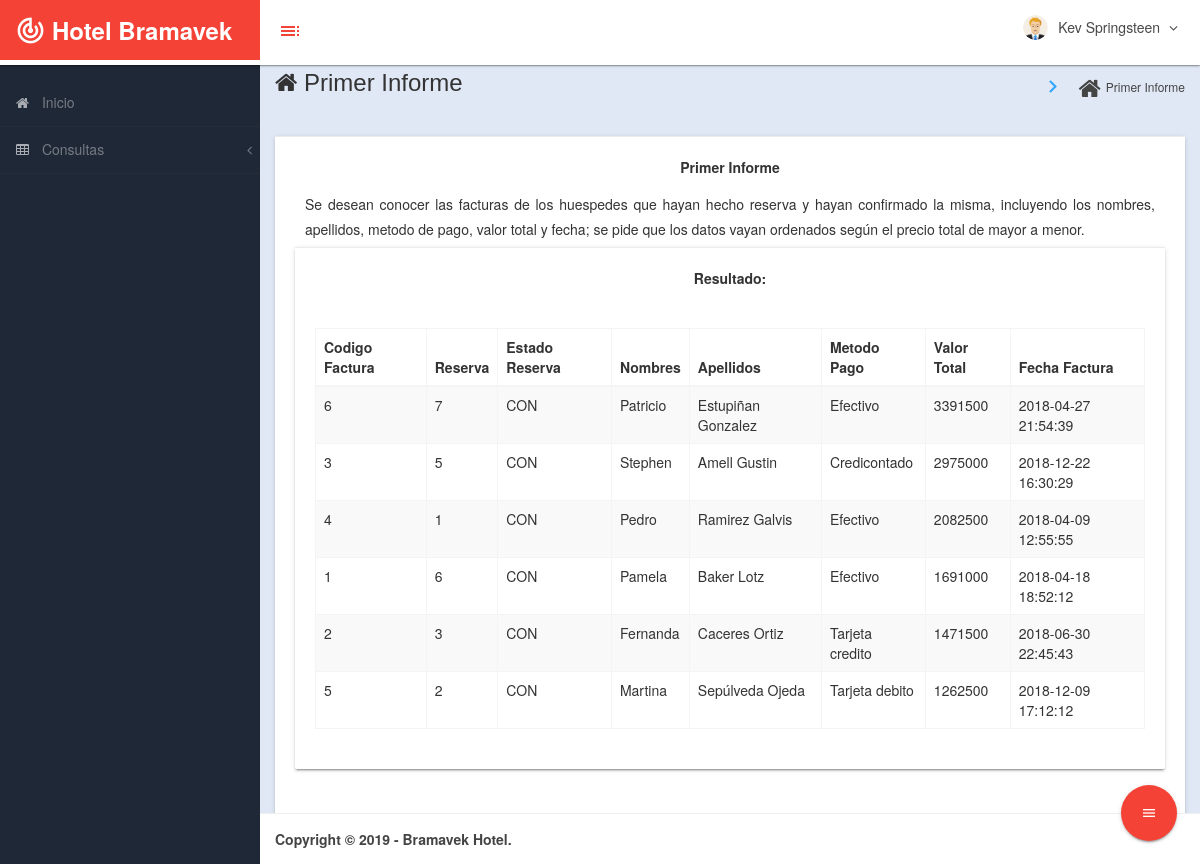
The app's page /admin/index2.php?module=consultas&c=1 (signed in) with its own data.
### tables this page shows
CREATE TABLE `t_factura` (
  `cod_fc` bigint(20) UNSIGNED NOT NULL,
  `fecha_fc` timestamp NOT NULL,
  `subtotal` float NOT NULL,
  `iva_fc` float NOT NULL,
  `valor_total` float NOT NULL,
  `desc_fc` text NOT NULL,
  `fk_cod_prom` int(11) NOT NULL,
  `fk_cod_r` bigint(20) UNSIGNED DEFAULT NULL,
  `fk_cod_met` int(11) NOT NULL,
  `fk_nro_ident` bigint(20) UNSIGNED NOT NULL
);

CREATE TABLE `t_reservas` (
  `cod_r` bigint(20) UNSIGNED NOT NULL,
  `cant_habit` tinyint(4) NOT NULL,
  `fecha_llegada` date NOT NULL,
  `fecha_salida` date NOT NULL,
  `dias_hospedaje` int(11) NOT NULL,
  `estado_reserva` char(3) NOT NULL,
  `fk_nro_ident` bigint(20) UNSIGNED NOT NULL,
  `fk_cod_paq` int(11) NOT NULL
);

CREATE TABLE `t_huespedes` (
  `nro_ident` bigint(20) UNSIGNED NOT NULL,
  `nombres` varchar(50) NOT NULL,
  `apellidos` varchar(50) NOT NULL,
  `lugar_origen` varchar(40) NOT NULL,
  `celular` varchar(14) NOT NULL,
  `fecha_nac` date NOT NULL,
  `edad` tinyint(4) NOT NULL,
  `correo_elec` varchar(30) DEFAULT NULL,
  `password` varchar(30) DEFAULT NULL
);

CREATE TABLE `t_metodo_pago` (
  `cod_met` int(11) NOT NULL,
  `nombre_met` varchar(20) NOT NULL
);

### admin/modules/consultas/view.php (the view, shortened to what this page needs)
                               <div class="row" style="margin-bottom: 20px">
                <div class="col-md-12">
                  <div class="card">
                        <div class="card-action">
                             Resultado:
                        </div>
                        <div class="card-content">
                            <div class="table-responsive">
                                <table class="table table-striped table-bordered table-hover" id="dataTables-example">
                                    <thead>
                                        <tr>
                  <?php
                  if($_GET['c']==1){
                    ?>
                                        <th>Codigo Factura</th>
                                            <th>Reserva</th>
                                            <th>Estado Reserva</th>
                                            <th>Nombres</th>
                                            <th>Apellidos</th>
                                            <th>Metodo Pago</th>
                                            <th>Valor Total</th>
                                            <th>Fecha Factura</th>
                                        </tr>
                                    </thead>
                                    <tbody>
                    <?php
                    $sql = mysqli_query($mysqli, "SELECT F.cod_fc as Codigo_Factura, R.cod_r as Reserva, R.estado_reserva as Estado_Reserva, H.nombres as Nombres, H.apellidos as Apellidos, M.nombre_met  as Metodo_de_Pago, F.valor_total  as Valor_Total, F.fecha_fc as Fecha_Factura
from t_factura as F
INNER JOIN t_reservas as R ON (F.fk_cod_r=R.cod_r)
INNER JOIN t_huespedes as H ON(R.fk_nro_ident=H.nro_ident)
INNER JOIN t_metodo_pago as M ON (F.fk_cod_met=M.cod_met)
WHERE R.estado_reserva='CON'
ORDER BY F.valor_total DESC;
")
                                          or die('Error : '.mysqli_error($mysqli));
                     while($row = mysqli_fetch_array($sql)) {
                      echo '<tr class="odd gradeX">';
                      for($i=0; $i<=7;$i++){
                        echo '<td>'.$row[$i].'</td>';
                      }
                      echo '</tr>';
                    }
                  }
                  ?>
                                    </tbody>
                                </table>
                            </div>
                        </div>
                    </div>
                </div>
            </div>
            </div>
    </div>
 </div>
     </div>
        </div>
      </div>
       </div>
</section>

### admin/index2.php (shortened to what this page needs)
<!DOCTYPE html>
<html xmlns="http://www.w3.org/1999/xhtml">
<head>
	<link rel="stylesheet" href="assets/materialize/css/materialize.min.css" media="screen,projection" />
    <link href="assets/css/bootstrap.css" rel="stylesheet" />
    <link href="assets/css/font-awesome.css" rel="stylesheet" />
    <link href="assets/js/morris/morris-0.4.3.min.css" rel="stylesheet" />
    <link href="assets/css/custom-styles.css" rel="stylesheet" />
    <link rel="stylesheet" href="assets/js/Lightweight-Chart/cssCharts.css">
    <link href="assets/css/AdminLTE.min.css" rel="stylesheet" type="text/css" />
    <link href="assets/css/skins/skin-red.min.css" rel="stylesheet" type="text/css" />
</head>
<body class="skin-red fixed">
    <div id="wrapper">
        <nav class="main-header navbar navbar-default top-navbar" role="navigation">
            <div class="navbar-header">
                <a class="navbar-brand waves-effect waves-dark" href="index2.php?module=home"><i class="large material-icons">track_changes</i> <strong>Hotel Bramavek</strong></a>
		<div id="sideNav" href=""><i class="material-icons dp48">toc</i></div>
            </div>
            <div class="navbar-custom-menu">
            <ul class="nav navbar-nav">
              <?php include "top-menu.php" ?>
            </ul>
          </div>
        </nav>
        <nav class="navbar-default navbar-side" role="navigation">
            <div class="sidebar-collapse">
                <ul class="nav" id="main-menu">
                    <?php include "sidebar-menu.php" ?>
            </div>
        </nav>
		<div id="page-wrapper" style="min-height: 735px">
			<div id="content-wrapper">
		  <?php include "content.php" ?>
			   <div class="fixed-action-btn horizontal click-to-toggle">
    <a class="btn-floating btn-large red">
      <i class="material-icons">menu</i>
    </a>
  </div>
		</div>
				<footer class="main-footer " style="margin-left: 0; bottom:0px; position: absolute; width: 100%;  ">
        <strong>Copyright &copy; 2019 - Bramavek Hotel.</strong>
      </footer>
            </div>
        </div>
</body>
</html>

### admin/top-menu.php (shortened to what this page needs)
<li class="dropdown user user-menu">
  <a href="#" class="dropdown-toggle" data-toggle="dropdown">
    <img src="../images/user/admin.png" class="user-image" alt="User Image"/>
    <span class="hidden-xs"><?php echo $_SESSION['fullname']; ?> <i style="margin-left:5px" class="fa fa-angle-down"></i></span>
  </a>
</li>

### admin/sidebar-menu.php (shortened to what this page needs)
<?php
if ($_GET["module"]=="home") { ?>
	<li>
               <a class="active-menu waves-effect waves-dark" href="?module=home"><i class="fa fa-home"></i> Inicio </a>
  	</li>
<?php
}
else { ?>
	<li>
               <a class="waves-effect waves-dark" href="?module=home"><i class="fa fa-home"></i> Inicio </a>
  	</li>
<?php
}
?>
	<li>
		<a href="#" class="waves-effect waves-dark"><i class="fa fa-table"></i> Consultas <span class="fa arrow"></span></a>
  	</li>
	</ul>

### admin/content.php (shortened to what this page needs)
<?php
require_once "../config/database.php";
if (empty($_SESSION['username']) && empty($_SESSION['password'])){
	echo "<meta http-equiv='refresh' content='0; url=index.php?alert=1'>";
}
else {
	if ($_GET['module'] == 'home') {
		include "modules/home/view.php";
	}
	elseif ($_GET['module'] == 'about') {
		include "modules/about/view.php";
	}
	elseif ($_GET['module'] == 'service') {
		include "modules/service/view.php";
	}
	elseif ($_GET['module'] == 'portfolio') {
		include "modules/portfolio/view.php";
	}
	elseif ($_GET['module'] == 'form_portfolio') {
		include "modules/portfolio/form.php";
	}
	elseif ($_GET['module'] == 'message') {
		include "modules/message/view.php";
	}
	elseif ($_GET['module'] == 'form_message') {
		include "modules/message/form.php";
	}
	elseif ($_GET['module'] == 'password') {
		include "modules/password/view.php";
	}
	elseif ($_GET['module'] == 'consultas') {
		for($i=1; $i<=9; $i++){
			if($_GET['c']==$i){
				include "modules/consultas/c".$i.".php";
			}
		}
		include "modules/consultas/view.php";
	}
}
?>

### admin/modules/consultas/c1.php (shortened to what this page needs)
<section class="content-header">
   <h1>
     <i class="fa fa-home icon-title"></i> Primer Informe
   </h1>
   <ol class="breadcrumb">
     <li><a href="?module=beranda"><i class="fa fa-home"></i> Primer Informe</a></li>
   </ol>
 </section>
 <section class="content" >
   <div style="text-align: center; margin-bottom: 0px" class="row">
     <div class="col-lg-12 col-xs-12">
       <br>
       <div>
         <div class="row">
            <div class="col-lg-12">
            <div class="card">
                       <div class="card-action">
                           Primer Informe
                       </div>
                       <div class="card-content">
                               <p style="margin-left: 10px; margin-right: 10px; margin-top: -25px" align="justify">Se desean conocer las facturas de los huespedes que hayan hecho reserva y hayan confirmado la misma, incluyendo los nombres, apellidos, metodo de pago, valor total y fecha; se pide que los datos vayan ordenados según el precio total de mayor a menor. </p>

### admin/assets/css/custom-styles.css (style rules this page uses)
body { font-family: 'Open Sans', sans-serif; background: #1F2837; }
#wrapper { width: 100%; }
#page-wrapper { padding: 15px 15px; min-height: 600px; background: #ececec; }
h1, .h1, h2, .h2, h3, .h3 { margin-top: 7px; margin-bottom: -5px; }
p { font-size: 14px; line-height:25px; }
.navbar-side { z-index: 0; }
.navbar-side .nav > li > a > i { color: rgba(255, 255, 255, 0.62);padding: 8px;width: 20px;text-align: center;font-size: 14px; }
.top-navbar { position: fixed;width: 100%;z-index: 300;-webkit-box-shadow: 0 3px 3px rgba(0, 0, 0, 0.05);-moz-box-shadow: 0 3px 3px rgba(0, 0, 0, 0.05);box-shadow: 0 3px 3px rgba(0, 0, 0, 0.05);box-shadow: 0 1px 3px 0 rgba(0,0,0,.2),0 1px 1px 0 rgba(0,0,0,.14),0 2px 1px -1px rgba(0,0,0,.12); }
.navbar-side { z-index: 2; position: fixed; width: 260px; top: 80px; box-shadow: none; }
#page-wrapper { position: relative; top: 55px; -moz-box-shadow: 0 0 10px #757575; }
.breadcrumb { padding: 10px 10px 10px 20px;margin-bottom: 0;list-style: none;border-radius: 0;background: transparent;line-height: 20px;font-size: 13px;margin-left: 14px; }
.red { background-color: #FB6E51; color:#fff; }
.user-image { margin: 25px auto; -webkit-border-radius: 10px; -moz-border-radius: 10px; border-radius: 10px; max-height:170px; max-width:170px; }
.top-navbar { margin:0px; }
.top-navbar .navbar-brand { color: #fff;width: 260px;text-align: left;height: 60px;font-size: 24px;font-weight: 700;line-height: 30px;background: #f44336; }
.top-navbar .nav > li { position: relative; display: inline-block; margin: 0px; padding: 0px; }
.top-navbar .nav > li > a { position: relative;display: block;padding: 17px;color: #484848;margin: 0px; }
.arrow { float: right; margin-top: 8px; }
.fa.arrow:before { content: "\f104"; }
.sidebar-collapse , .sidebar-collapse .nav { background:none; }
.sidebar-collapse .nav { padding:0; }
.sidebar-collapse .nav > li > a { color: rgba(255, 255, 255, 0.39); background:transparent; text-shadow:none; }
.sidebar-collapse > .nav > li > a { padding: 8px; font-size: 14px; }
.sidebar-collapse > .nav > li { border-bottom: 1px solid rgba(107, 108, 109, 0.08); }
.navbar-side { border:none; background: #1F2837; }
.top-navbar { background: #ffffff; border-bottom:none; }
.navbar-default { border: 0px solid #1f2837; }
.navbar-header { background: transparent; }
.nav > li > a > i { margin-right:10px; color: #1f2837; font-size: 16px; }
#sideNav { float: left; left: 0; z-index: 3; color: #f44336; cursor:pointer; border-radius: 0; width: 14px; font-size: 44px; line-height: 33px; margin: 7px 0 0 13px; background: #ffffff; width: 34px; height: 34px; text-align: center; line-height: 34px; padding-top: 5px; margin-top: 14px; border-radius: 50%; }
#page-wrapper { background: #e0e8f5; }
@media (min-width:768px) { #page-wrapper { margin: 0 0 0 260px; padding: 0; min-height: 1200px; } }
@media (min-width:768px) { .navbar-side { width: 260px; z-index: 1; } }
@media (min-width:768px) { .navbar { border-radius: 0px; } }
.navbar-brand i.large.material-icons { float: left; font-size: 31px; margin-right: 6px; }

### records on screen
t_factura: cod_fc "6", fk_cod_r.cod_r "7", fk_cod_r.estado_reserva "CON", fk_nro_ident.nombres "Patricio", fk_nro_ident.apellidos "Estupiñan Gonzalez", fk_cod_met.nombre_met "Efectivo", valor_total "3391500", fecha_fc "2018-04-27 21:54:39"
t_factura: cod_fc "3", fk_cod_r.cod_r "5", fk_cod_r.estado_reserva "CON", fk_nro_ident.nombres "Stephen", fk_nro_ident.apellidos "Amell Gustin", fk_cod_met.nombre_met "Credicontado", valor_total "2975000", fecha_fc "2018-12-22 16:30:29"
t_factura: cod_fc "4", fk_cod_r.cod_r "1", fk_cod_r.estado_reserva "CON", fk_nro_ident.nombres "Pedro", fk_nro_ident.apellidos "Ramirez Galvis", fk_cod_met.nombre_met "Efectivo", valor_total "2082500", fecha_fc "2018-04-09 12:55:55"
t_factura: cod_fc "1", fk_cod_r.cod_r "6", fk_cod_r.estado_reserva "CON", fk_nro_ident.nombres "Pamela", fk_nro_ident.apellidos "Baker Lotz", fk_cod_met.nombre_met "Efectivo", valor_total "1691000", fecha_fc "2018-04-18 18:52:12"
t_factura: cod_fc "2", fk_cod_r.cod_r "3", fk_cod_r.estado_reserva "CON", fk_nro_ident.nombres "Fernanda", fk_nro_ident.apellidos "Caceres Ortiz", fk_cod_met.nombre_met "Tarjeta credito", valor_total "1471500", fecha_fc "2018-06-30 22:45:43"
t_factura: cod_fc "5", fk_cod_r.cod_r "2", fk_cod_r.estado_reserva "CON", fk_nro_ident.nombres "Martina", fk_nro_ident.apellidos "Sepúlveda Ojeda", fk_cod_met.nombre_met "Tarjeta debito", valor_total "1262500", fecha_fc "2018-12-09 17:12:12"

### other values on screen
$_SESSION['fullname'] "Kev Springsteen"
